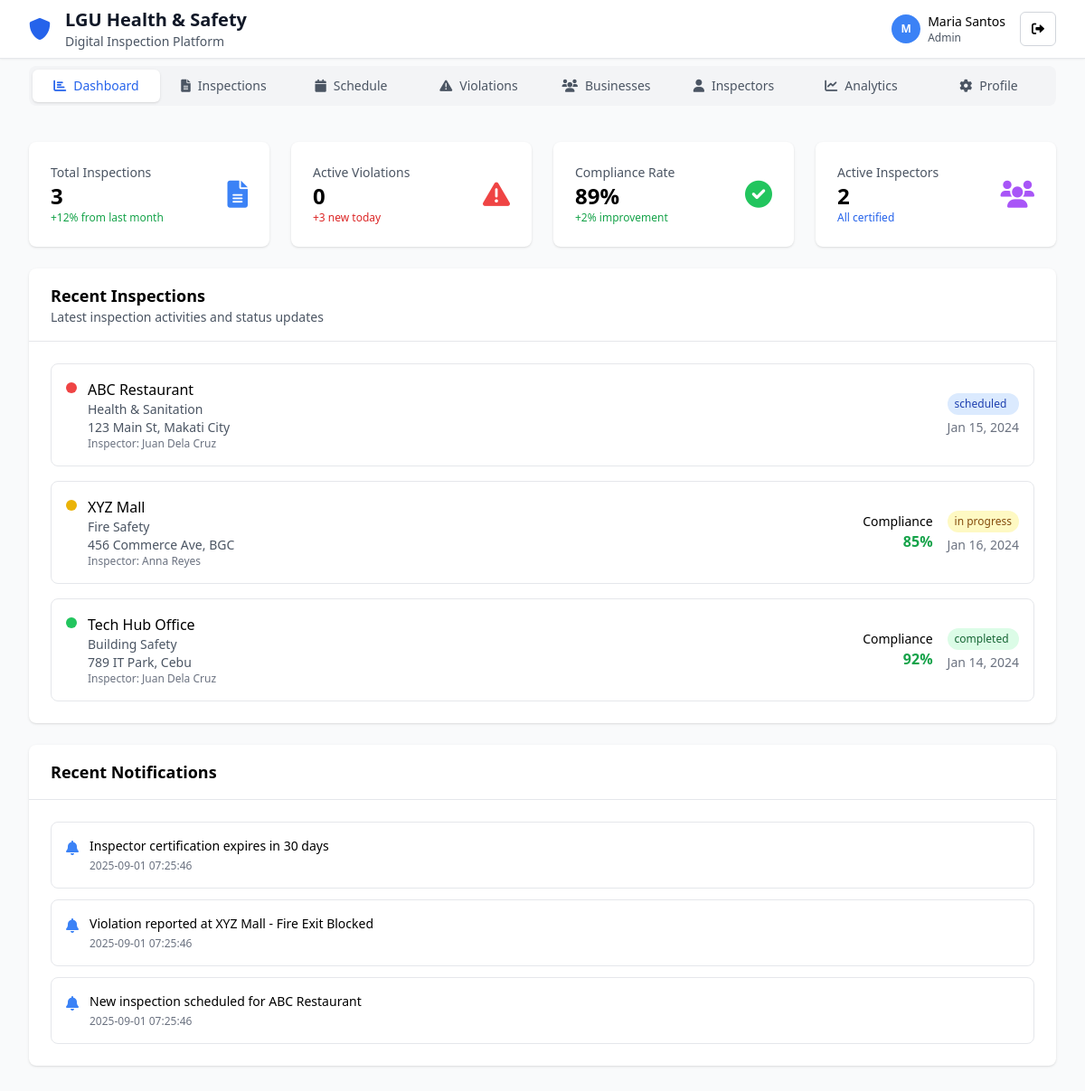
/admin/index.php (signed in), run on an earlier commit of the app's database.
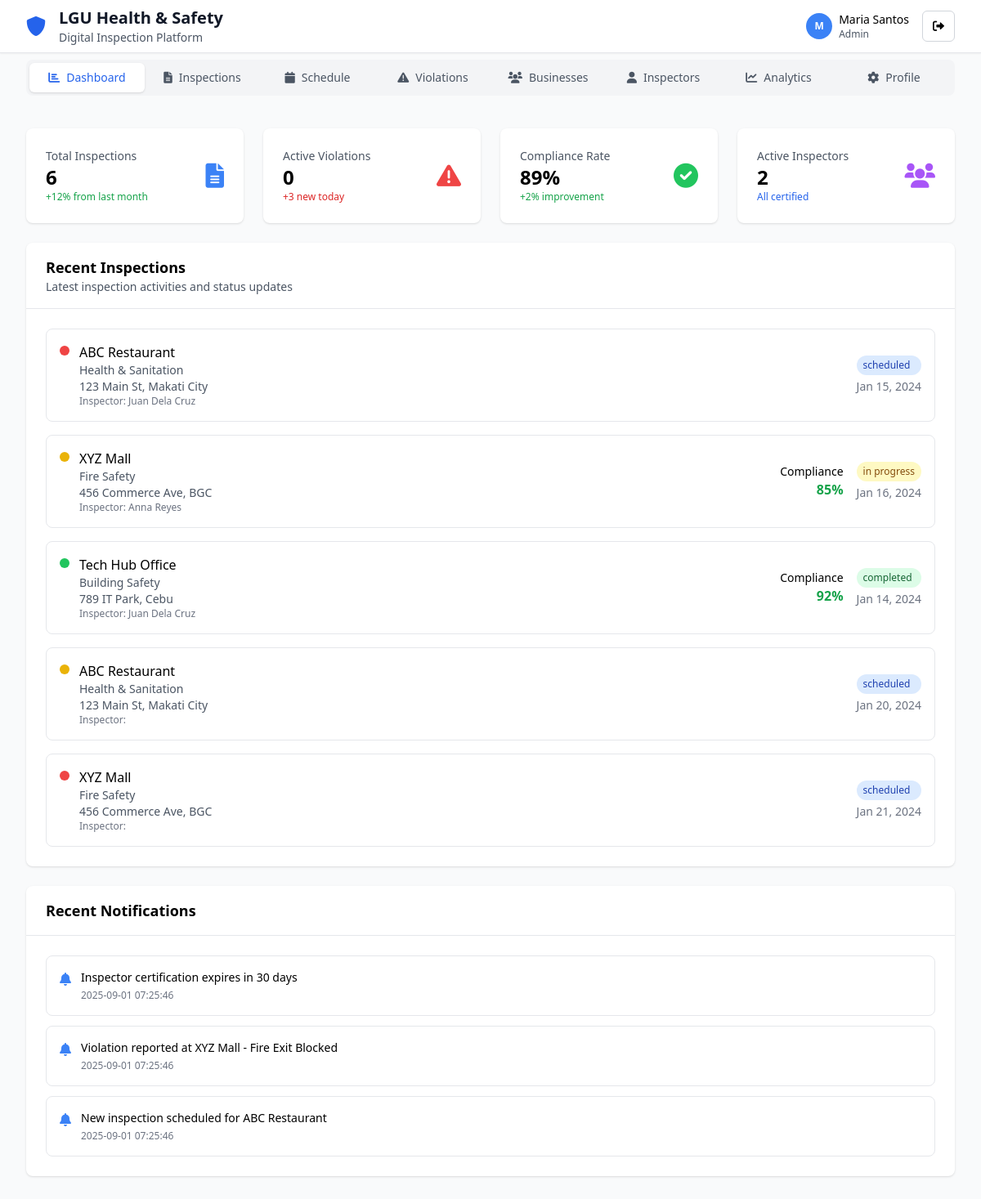
And on a later commit of the database.
### tables this page shows
CREATE TABLE inspections (
    id INT PRIMARY KEY AUTO_INCREMENT,
    business_id INT NOT NULL,
    inspector_id INT NULL,
    inspection_type_id INT NOT NULL,
    scheduled_date DATETIME NOT NULL,
    completed_date DATETIME NULL,
    status ENUM('scheduled', 'in_progress', 'completed', 'overdue') NOT NULL DEFAULT 'scheduled',
    priority ENUM('low', 'medium', 'high') NOT NULL DEFAULT 'medium',
    compliance_score INT NULL,
    total_violations INT DEFAULT 0,
    notes TEXT NULL,
    created_at TIMESTAMP DEFAULT CURRENT_TIMESTAMP,
    updated_at TIMESTAMP DEFAULT CURRENT_TIMESTAMP ON UPDATE CURRENT_TIMESTAMP,
    FOREIGN KEY (business_id) REFERENCES businesses(id) ON DELETE CASCADE,
    FOREIGN KEY (inspector_id) REFERENCES users(id) ON DELETE SET NULL,
    FOREIGN KEY (inspection_type_id) REFERENCES inspection_types(id) ON DELETE CASCADE,
    INDEX idx_business (business_id),
    INDEX idx_inspector (inspector_id),
    INDEX idx_status (status),
    INDEX idx_scheduled_date (scheduled_date)
);

CREATE TABLE businesses (
    id INT PRIMARY KEY AUTO_INCREMENT,
    name VARCHAR(255) NOT NULL,
    address TEXT NOT NULL,
    owner_id INT NULL,
    inspector_id INT NULL,
    contact_number VARCHAR(20) NULL,
    email VARCHAR(255) NULL,
    business_type VARCHAR(100) NULL,
    registration_number VARCHAR(100) NULL,
    establishment_date DATE NULL,
    inspection_frequency ENUM('weekly', 'monthly', 'quarterly') DEFAULT 'monthly',
    last_inspection_date DATE NULL,
    next_inspection_date DATE NULL,
    is_compliant BOOLEAN DEFAULT TRUE,
    compliance_score INT DEFAULT 100,
    created_at TIMESTAMP DEFAULT CURRENT_TIMESTAMP,
    updated_at TIMESTAMP DEFAULT CURRENT_TIMESTAMP ON UPDATE CURRENT_TIMESTAMP,
    FOREIGN KEY (owner_id) REFERENCES users(id) ON DELETE SET NULL,
    FOREIGN KEY (inspector_id) REFERENCES users(id) ON DELETE SET NULL,
    INDEX idx_name (name),
    INDEX idx_business_type (business_type),
    INDEX idx_compliance (is_compliant),
    INDEX idx_next_inspection (next_inspection_date)
);

CREATE TABLE inspection_types (
    id INT PRIMARY KEY AUTO_INCREMENT,
    name VARCHAR(100) NOT NULL,
    description TEXT NULL,
    created_at TIMESTAMP DEFAULT CURRENT_TIMESTAMP,
    UNIQUE KEY unique_name (name)
);

CREATE TABLE users (
    id INT PRIMARY KEY AUTO_INCREMENT,
    name VARCHAR(255) NOT NULL,
    email VARCHAR(255) UNIQUE NOT NULL,
    password VARCHAR(255) NOT NULL,
    role ENUM('super_admin', 'admin', 'inspector', 'business_owner', 'community_user') NOT NULL DEFAULT 'inspector',
    avatar VARCHAR(255) NULL,
    department VARCHAR(255) NULL,
    certification VARCHAR(255) NULL,
    created_at TIMESTAMP DEFAULT CURRENT_TIMESTAMP,
    updated_at TIMESTAMP DEFAULT CURRENT_TIMESTAMP ON UPDATE CURRENT_TIMESTAMP,
    INDEX idx_email (email),
    INDEX idx_role (role)
);

CREATE TABLE notifications (
    id INT PRIMARY KEY AUTO_INCREMENT,
    user_id INT NOT NULL,
    message TEXT NOT NULL,
    type ENUM('info', 'warning', 'alert', 'success') NOT NULL DEFAULT 'info',
    is_read BOOLEAN DEFAULT FALSE,
    related_entity_type ENUM('inspection', 'violation', 'user') NULL,
    related_entity_id INT NULL,
    created_at TIMESTAMP DEFAULT CURRENT_TIMESTAMP,
    FOREIGN KEY (user_id) REFERENCES users(id) ON DELETE CASCADE,
    INDEX idx_user (user_id),
    INDEX idx_is_read (is_read),
    INDEX idx_created_at (created_at)
);

### models/Inspection.php (called while the page is built, shortened)
<?php
class Inspection {
    private $conn;
    private $table_name = "inspections";
    public function __construct($db) {
        $this->conn = $db;
    }
    public function readRecent($limit = 5) {
        $query = "SELECT i.*, b.name as business_name, b.address as business_address,
                         it.name as inspection_type, u.name as inspector_name
                  FROM " . $this->table_name . " i
                  LEFT JOIN businesses b ON i.business_id = b.id
                  LEFT JOIN inspection_types it ON i.inspection_type_id = it.id
                  LEFT JOIN users u ON i.inspector_id = u.id
                  ORDER BY i.created_at DESC LIMIT ?";
        $stmt = $this->conn->prepare($query);
        $stmt->bindParam(1, $limit, PDO::PARAM_INT);
        $stmt->execute();
        $inspections = array();
        while ($row = $stmt->fetch(PDO::FETCH_ASSOC)) {
            $inspections[] = $row;
        }
        return $inspections;
    }
    public function countAll() {
        $query = "SELECT COUNT(*) as count FROM " . $this->table_name;
        $stmt = $this->conn->prepare($query);
        $stmt->execute();
        $row = $stmt->fetch(PDO::FETCH_ASSOC);
        return $row['count'];
    }
    public function countActiveViolations() {
        $query = "SELECT COUNT(*) as count FROM violations WHERE status IN ('open', 'in_progress')";
        $stmt = $this->conn->prepare($query);
        $stmt->execute();
        $row = $stmt->fetch(PDO::FETCH_ASSOC);
        return $row['count'];
    }
    public function getAverageCompliance() {
        $query = "SELECT AVG(compliance_score) as average FROM " . $this->table_name . " WHERE compliance_score IS NOT NULL";
        $stmt = $this->conn->prepare($query);
        $stmt->execute();
        $row = $stmt->fetch(PDO::FETCH_ASSOC);
        return $row['average'] ? round($row['average']) : 0;
    }
}
?>

### models/User.php (called while the page is built, shortened)
<?php
class User {
    private $conn;
    private $table_name = "users";
    public function __construct($db) {
        $this->conn = $db;
    }
    public function countActiveInspectors() {
        $query = "SELECT COUNT(*) as count FROM " . $this->table_name . " WHERE role = 'inspector'";
        $stmt = $this->conn->prepare($query);
        $stmt->execute();
        $row = $stmt->fetch(PDO::FETCH_ASSOC);
        return $row['count'];
    }
}
?>

### models/Notification.php (called while the page is built, shortened)
<?php
class Notification {
    private $conn;
    private $table_name = "notifications";
    public function __construct($db) {
        $this->conn = $db;
    }
    public function readByUser($user_id, $limit = null) {
        $query = "SELECT * FROM " . $this->table_name . "
                  WHERE user_id = ?
                  ORDER BY created_at DESC";
        if ($limit) {
            $query .= " LIMIT ?";
        }
        $stmt = $this->conn->prepare($query);
        $stmt->bindParam(1, $user_id);
        if ($limit) {
            $stmt->bindParam(2, $limit, PDO::PARAM_INT);
        }
        $stmt->execute();
        $notifications = array();
        while ($row = $stmt->fetch(PDO::FETCH_ASSOC)) {
            $notifications[] = $row;
        }
        return $notifications;
    }
}
?>

### admin/index.php (the view, shortened to what the changed rows need)
    <?php
require_once '../models/User.php';
require_once '../models/Inspection.php';
require_once '../models/Notification.php';
$database = new Database();
$db = $database->getConnection();
$user = new User($db);
$user->id = $_SESSION['user_id'];
$user->readOne();
$inspection = new Inspection($db);
$notification = new Notification($db);
$totalInspections = $inspection->countAll();
$activeViolations = $inspection->countActiveViolations();
$complianceRate = $inspection->getAverageCompliance();
$activeInspectors = $user->countActiveInspectors();
$recentInspections = $inspection->readRecent(5);
$recentNotifications = $notification->readByUser($_SESSION['user_id'], 5);
$activeTab = isset($_GET['tab']) ? $_GET['tab'] : 'dashboard';
?>
<!DOCTYPE html>
<html lang="en">
<head>
    <script src="https://cdn.tailwindcss.com"></script>
    <link href="https://cdnjs.cloudflare.com/ajax/libs/font-awesome/6.0.0/css/all.min.css" rel="stylesheet">
</head>
<body class="min-h-screen bg-gray-50">
    <?php include '../includes/navigation.php'; ?>
    <div class="max-w-7xl mx-auto px-4 sm:px-6 lg:px-8 py-4 sm:py-8">
        <?php if ($activeTab == 'dashboard'): ?>
        <div class="space-y-6">
            <div class="grid grid-cols-1 md:grid-cols-2 lg:grid-cols-4 gap-6">
                <div class="bg-white rounded-lg shadow p-6">
                    <div class="flex items-center justify-between">
                        <div>
                            <p class="text-sm text-gray-600">Total Inspections</p>
                            <p class="text-2xl font-bold"><?php echo $totalInspections; ?></p>
                            <p class="text-xs text-green-600">+12% from last month</p>
                        </div>
                        <i class="fas fa-file-alt text-3xl text-blue-500"></i>
                    </div>
                </div>
                <div class="bg-white rounded-lg shadow p-6">
                    <div class="flex items-center justify-between">
                        <div>
                            <p class="text-sm text-gray-600">Active Violations</p>
                            <p class="text-2xl font-bold"><?php echo $activeViolations; ?></p>
                            <p class="text-xs text-red-600">+3 new today</p>
                        </div>
                        <i class="fas fa-exclamation-triangle text-3xl text-red-500"></i>
                    </div>
                </div>
                <div class="bg-white rounded-lg shadow p-6">
                    <div class="flex items-center justify-between">
                        <div>
                            <p class="text-sm text-gray-600">Compliance Rate</p>
                            <p class="text-2xl font-bold"><?php echo $complianceRate; ?>%</p>
                            <p class="text-xs text-green-600">+2% improvement</p>
                        </div>
                        <i class="fas fa-check-circle text-3xl text-green-500"></i>
                    </div>
                </div>
                <div class="bg-white rounded-lg shadow p-6">
                    <div class="flex items-center justify-between">
                        <div>
                            <p class="text-sm text-gray-600">Active Inspectors</p>
                            <p class="text-2xl font-bold"><?php echo $activeInspectors; ?></p>
                            <p class="text-xs text-blue-600">All certified</p>
                        </div>
                        <i class="fas fa-users text-3xl text-purple-500"></i>
                    </div>
                </div>
            </div>
            <div class="bg-white rounded-lg shadow">
                <div class="px-6 py-4 border-b">
                    <h3 class="text-lg font-bold">Recent Inspections</h3>
                    <p class="text-gray-600 text-sm">Latest inspection activities and status updates</p>
                </div>
                <div class="p-6">
                    <div class="space-y-4">
                        <?php foreach ($recentInspections as $inspection): ?>
                        <div class="flex flex-col sm:flex-row sm:items-center justify-between p-4 border rounded-lg space-y-3 sm:space-y-0">
                            <div class="flex items-start space-x-3 flex-1 min-w-0">
                                <div class="w-3 h-3 rounded-full mt-1 flex-shrink-0
                                    <?php echo $inspection['priority'] == 'high' ? 'bg-red-500' :
                                           ($inspection['priority'] == 'medium' ? 'bg-yellow-500' : 'bg-green-500'); ?>">
                                </div>
                                <div class="min-w-0 flex-1">
                                    <p class="font-medium truncate"><?php echo $inspection['business_name']; ?></p>
                                    <p class="text-sm text-gray-600 break-words"><?php echo $inspection['inspection_type']; ?></p>
                                    <p class="text-sm text-gray-600 break-words"><?php echo $inspection['business_address']; ?></p>
                                    <p class="text-xs text-gray-500">Inspector: <?php echo $inspection['inspector_name']; ?></p>
                                </div>
                            </div>
                            <div class="flex flex-row sm:flex-col lg:flex-row items-start sm:items-end lg:items-center space-x-3 sm:space-x-0 lg:space-x-4 sm:space-y-2 lg:space-y-0 flex-shrink-0">
                                <?php if ($inspection['compliance_score']): ?>
                                <div class="text-left sm:text-right">
                                    <p class="text-xs sm:text-sm">Compliance</p>
                                    <p class="font-bold text-green-600 text-sm sm:text-base"><?php echo $inspection['compliance_score']; ?>%</p>
                                </div>
                                <?php endif; ?>
                                <div class="flex flex-col space-y-1">
                                    <span class="px-2 py-1 rounded-full text-xs font-medium
                                        <?php echo $inspection['status'] == 'scheduled' ? 'bg-blue-100 text-blue-800' :
                                               ($inspection['status'] == 'in_progress' ? 'bg-yellow-100 text-yellow-800' :
                                               ($inspection['status'] == 'completed' ? 'bg-green-100 text-green-800' : 'bg-red-100 text-red-800')); ?>">
                                        <?php echo str_replace('_', ' ', $inspection['status']); ?>
                                    </span>
                                    <p class="text-xs sm:text-sm text-gray-500"><?php echo date('M j, Y', strtotime($inspection['scheduled_date'])); ?></p>
                                </div>
                            </div>
                        </div>
                        <?php endforeach; ?>
                    </div>
                </div>
            </div>
            <div class="bg-white rounded-lg shadow">
                <div class="px-6 py-4 border-b">
                    <h3 class="text-lg font-bold">Recent Notifications</h3>
                </div>
                <div class="p-6">
                    <div class="space-y-3">
                        <?php foreach ($recentNotifications as $notification): ?>
                        <div class="flex items-start p-4 border rounded-lg">
                            <i class="fas fa-bell text-blue-500 mt-1 mr-3"></i>
                            <div class="flex-1">
                                <p class="text-sm"><?php echo $notification['message']; ?></p>
                                <p class="text-xs text-gray-500 mt-1"><?php echo $notification['created_at']; ?></p>
                            </div>
                        </div>
                        <?php endforeach; ?>
                    </div>
                </div>
            </div>
        </div>
        <?php endif; ?>
    </div>
</body>
</html>

What changed in the data, as far as the page shows it:
added inspections: business.name "ABC Restaurant", inspection_type.name "Health & Sanitation", business.address "123 Main St, Makati City", status "scheduled", scheduled_date "Jan 20, 2024"
added inspections: business.name "XYZ Mall", inspection_type.name "Fire Safety", business.address "456 Commerce Ave, BGC", status "scheduled", scheduled_date "Jan 21, 2024"
Also different on the page:
$totalInspections: "3" → "6"
